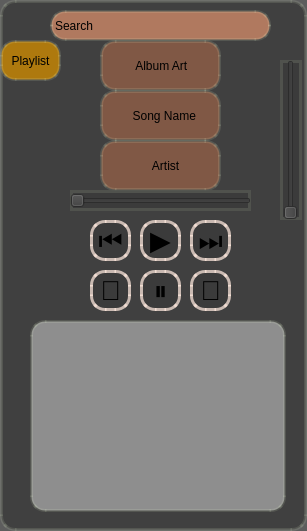
<?xml version="1.0" encoding="UTF-8"?>
<ui version="4.0">
 <class>Form</class>
 <widget class="QWidget" name="Form">
  <property name="geometry">
   <rect>
    <x>0</x>
    <y>0</y>
    <width>307</width>
    <height>531</height>
   </rect>
  </property>
  <property name="windowTitle">
   <string>Form</string>
  </property>
  <property name="layoutDirection">
   <enum>Qt::LeftToRight</enum>
  </property>
  <property name="styleSheet">
   <string notr="true"> background-color:rgba(58, 58, 58,210);
border: 3px solid rgba(240, 255, 215,30);
border-radius: 15px;


</string>
  </property>
  <property name="windowFilePath">
   <string/>
  </property>
  <widget class="QPushButton" name="b4">
   <property name="geometry">
    <rect>
     <x>0</x>
     <y>40</y>
     <width>61</width>
     <height>41</height>
    </rect>
   </property>
   <property name="styleSheet">
    <string notr="true">background-color: rgba(204, 136, 0,200)
</string>
   </property>
   <property name="text">
    <string>Playlist</string>
   </property>
  </widget>
  <widget class="QLabel" name="l1">
   <property name="geometry">
    <rect>
     <x>100</x>
     <y>40</y>
     <width>121</width>
     <height>51</height>
    </rect>
   </property>
   <property name="layoutDirection">
    <enum>Qt::LeftToRight</enum>
   </property>
   <property name="styleSheet">
    <string notr="true">background-color: rgba(138, 92, 69,220)</string>
   </property>
   <property name="text">
    <string>         Album Art</string>
   </property>
  </widget>
  <widget class="QLabel" name="l2">
   <property name="geometry">
    <rect>
     <x>100</x>
     <y>90</y>
     <width>121</width>
     <height>51</height>
    </rect>
   </property>
   <property name="layoutDirection">
    <enum>Qt::LeftToRight</enum>
   </property>
   <property name="styleSheet">
    <string notr="true">background-color: rgba(138, 92, 69,220)</string>
   </property>
   <property name="text">
    <string>        Song Name</string>
   </property>
  </widget>
  <widget class="QLabel" name="l3">
   <property name="geometry">
    <rect>
     <x>100</x>
     <y>140</y>
     <width>121</width>
     <height>51</height>
    </rect>
   </property>
   <property name="layoutDirection">
    <enum>Qt::LeftToRight</enum>
   </property>
   <property name="styleSheet">
    <string notr="true">background-color: rgba(138, 92, 69,220)</string>
   </property>
   <property name="text">
    <string>              Artist</string>
   </property>
  </widget>
  <widget class="QPushButton" name="b5">
   <property name="geometry">
    <rect>
     <x>140</x>
     <y>220</y>
     <width>41</width>
     <height>41</height>
    </rect>
   </property>
   <property name="font">
    <font>
     <pointsize>20</pointsize>
    </font>
   </property>
   <property name="styleSheet">
    <string notr="true">border-color: rgba(255, 233, 222,185);</string>
   </property>
   <property name="text">
    <string>▶</string>
   </property>
  </widget>
  <widget class="QPushButton" name="b6">
   <property name="geometry">
    <rect>
     <x>140</x>
     <y>270</y>
     <width>41</width>
     <height>41</height>
    </rect>
   </property>
   <property name="font">
    <font>
     <pointsize>20</pointsize>
    </font>
   </property>
   <property name="styleSheet">
    <string notr="true">border-color: rgba(255, 233, 222,185);</string>
   </property>
   <property name="text">
    <string>⏸</string>
   </property>
  </widget>
  <widget class="QPushButton" name="b7">
   <property name="geometry">
    <rect>
     <x>90</x>
     <y>220</y>
     <width>41</width>
     <height>41</height>
    </rect>
   </property>
   <property name="font">
    <font>
     <pointsize>20</pointsize>
    </font>
   </property>
   <property name="styleSheet">
    <string notr="true">border-color: rgba(255, 233, 222,185);</string>
   </property>
   <property name="text">
    <string>⏮</string>
   </property>
  </widget>
  <widget class="QPushButton" name="b8">
   <property name="geometry">
    <rect>
     <x>190</x>
     <y>220</y>
     <width>41</width>
     <height>41</height>
    </rect>
   </property>
   <property name="font">
    <font>
     <pointsize>20</pointsize>
    </font>
   </property>
   <property name="styleSheet">
    <string notr="true">border-color: rgba(255, 233, 222,185);</string>
   </property>
   <property name="text">
    <string>⏭</string>
   </property>
  </widget>
  <widget class="QPushButton" name="b10">
   <property name="geometry">
    <rect>
     <x>90</x>
     <y>270</y>
     <width>41</width>
     <height>41</height>
    </rect>
   </property>
   <property name="font">
    <font>
     <pointsize>20</pointsize>
    </font>
   </property>
   <property name="styleSheet">
    <string notr="true">border-color: rgba(255, 233, 222,185);</string>
   </property>
   <property name="text">
    <string>🔀</string>
   </property>
  </widget>
  <widget class="QPushButton" name="b11">
   <property name="geometry">
    <rect>
     <x>190</x>
     <y>270</y>
     <width>41</width>
     <height>41</height>
    </rect>
   </property>
   <property name="font">
    <font>
     <pointsize>20</pointsize>
    </font>
   </property>
   <property name="styleSheet">
    <string notr="true">border-color: rgba(255, 233, 222,185);</string>
   </property>
   <property name="text">
    <string>🔁</string>
   </property>
  </widget>
  <widget class="QSlider" name="Slider1">
   <property name="geometry">
    <rect>
     <x>70</x>
     <y>190</y>
     <width>181</width>
     <height>21</height>
    </rect>
   </property>
   <property name="styleSheet">
    <string notr="true"/>
   </property>
   <property name="orientation">
    <enum>Qt::Horizontal</enum>
   </property>
  </widget>
  <widget class="QSlider" name="Slider2">
   <property name="geometry">
    <rect>
     <x>280</x>
     <y>60</y>
     <width>22</width>
     <height>160</height>
    </rect>
   </property>
   <property name="orientation">
    <enum>Qt::Vertical</enum>
   </property>
  </widget>
  <widget class="QListWidget" name="listWidget1">
   <property name="geometry">
    <rect>
     <x>30</x>
     <y>320</y>
     <width>256</width>
     <height>192</height>
    </rect>
   </property>
   <property name="styleSheet">
    <string notr="true">background-color:rgba(197, 197, 197,150)
</string>
   </property>
  </widget>
  <widget class="QLineEdit" name="line1">
   <property name="geometry">
    <rect>
     <x>50</x>
     <y>10</y>
     <width>221</width>
     <height>31</height>
    </rect>
   </property>
   <property name="styleSheet">
    <string notr="true">background-color: rgba(206, 137, 103,200)</string>
   </property>
   <property name="text">
    <string>Search</string>
   </property>
  </widget>
 </widget>
 <resources/>
 <connections/>
</ui>
